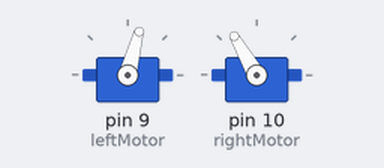
Recording of a sketch running on a simulated Arduino Leonardo, built with avr-gcc and run on an emulated ATmega32U4. On the bench: 2 × servo.

Above: at 0.05 s.
At 3.0 s:
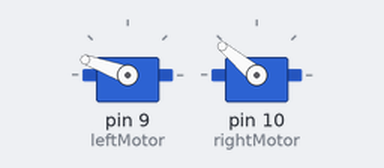
At 6.0 s:
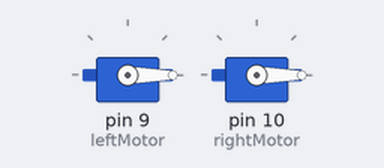
Timing chart, 0 to 7.8 s (numbered marks = the images above):
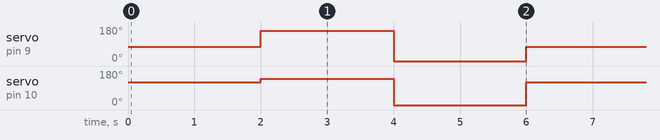

The sketch:

DrRobotCenterServo.ino
```cpp
#include <Servo.h>

Servo leftMotor;
Servo rightMotor;

int xservoCenter=75;
int xservoLeft=160;
int xservoRight=0;
int yservoCenter=120;
int yservoUp=0;
int yservoDown=140;


void setup()
{
	leftMotor.attach(9);
	rightMotor.attach(10);
}

void loop()
{
	leftMotor.write(xservoCenter);
	rightMotor.write(yservoCenter);
	delay(2000);
	leftMotor.write(xservoLeft);
	rightMotor.write(yservoDown);
	delay(2000);
	leftMotor.write(xservoRight);
	rightMotor.write(yservoUp);
	delay(2000);
}
```

Measured:
- by itself, servo on pin 9 (leftMotor): repeats every 6.0 s: 0° 2.0 s, 75° 2.0 s, 160° 2.0 s
- by itself, servo on pin 10 (rightMotor): repeats every 6.0 s: 0° 2.0 s, 120° 2.0 s, 140° 2.0 s
